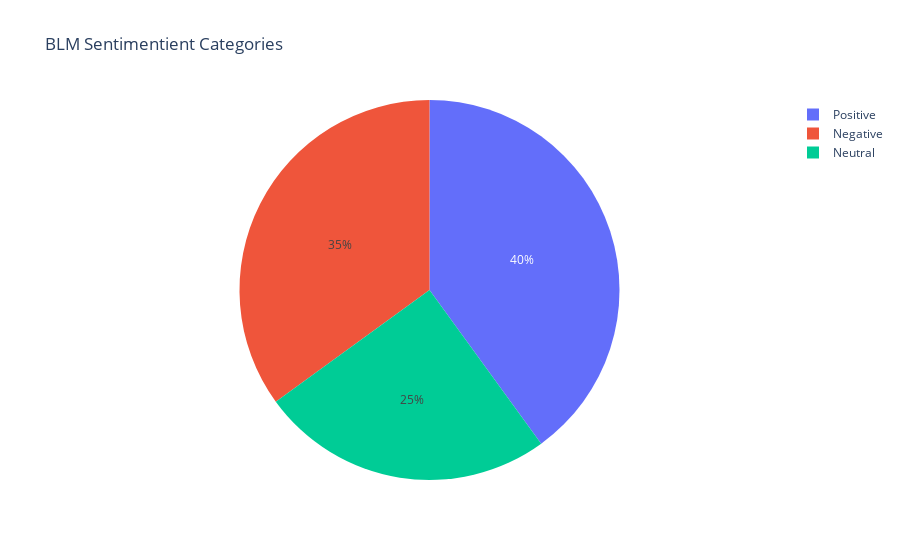

Notebook cell for this chart:
### Code cell
df_pie = df[df['hashtag'] == '#blm']

pos_num = df_pie[df_pie['sentiment_category'] == 'positive']['sentiment_score'].count().astype(str)
neg_num = df_pie[df_pie['sentiment_category'] == 'negative']['sentiment_score'].count().astype(str)
neu_num = df_pie[df_pie['sentiment_category'] == 'neutral']['sentiment_score'].count().astype(str)

scores = [pos_num, neg_num, neu_num]
print(scores)
fig = px.pie(df_pie, values=[pos_num, neg_num, neu_num], names= ['Positive', 'Negative', 'Neutral'], title='BLM Sentimentient Categories')
fig.show()

### Figure 1 — Plotly figure (JSON) as saved in the notebook; plotly's stock layout.template omitted (floating-point values rounded to 4 significant figures)
{"data": [{"domain": {"x": [0, 1], "y": [0, 1]}, "hovertemplate": "label=%{label}<br>value=%{value}<extra></extra>", "labels": ["Positive", "Negative", "Neutral"], "legendgroup": "", "name": "", "showlegend": true, "type": "pie", "values": ["8", "7", "5"]}], "layout": {"legend": {"tracegroupgap": 0}, "title": {"text": "BLM Sentimentient Categories"}}}
